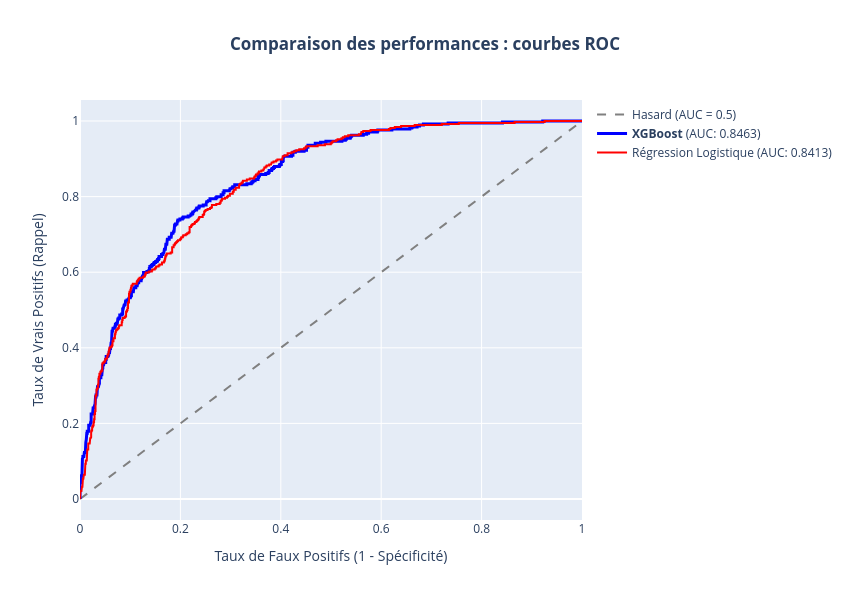

Notebook source saved alongside this figure:
### Markdown cell above
#### 8.1.2. Courbes ROC

### Code cell
# Recharger le modèle baseline depuis le fichier
model_charge = joblib.load("../models/baseline.joblib")

# Utiliseration de predict_proba sur les données de test (X_test)
# On récupère la deuxième colonne [:, 1] pour avoir la probabilité de Churn (classe 1)
y_proba_lr_charge = model_charge.predict_proba(X_test)[:, 1]

tracer_courbes_roc(y_test, y_pred_proba_XGB, "XGBoost", "blue", y_proba_lr_charge, "Régression Logistique", "red")

### Figure 1 — Plotly figure (JSON) as saved in the notebook; plotly's stock layout.template omitted (floating-point values rounded to 4 significant figures; data arrays with more than 128 entries replaced by an {"elided": "..."} marker saying what was removed)
{"data": [{"line": {"color": "gray", "dash": "dash"}, "mode": "lines", "name": "Hasard (AUC = 0.5)", "type": "scatter", "x": [0, 1], "y": [0, 1]}, {"line": {"color": "blue", "width": 3}, "mode": "lines", "name": "<b>XGBoost</b> (AUC: 0.8463)", "type": "scatter", "x": {"elided": "449 float values"}, "y": {"elided": "449 float values"}}, {"line": {"color": "red", "width": 2}, "mode": "lines", "name": "Régression Logistique (AUC: 0.8413)", "type": "scatter", "x": {"elided": "424 float values"}, "y": {"elided": "424 float values"}}], "layout": {"height": 600, "title": {"text": "<b>Comparaison des performances : courbes ROC</b>", "x": 0.5, "xanchor": "center"}, "width": 850, "xaxis": {"title": {"text": "Taux de Faux Positifs (1 - Spécificité)"}}, "yaxis": {"title": {"text": "Taux de Vrais Positifs (Rappel)"}}}}
